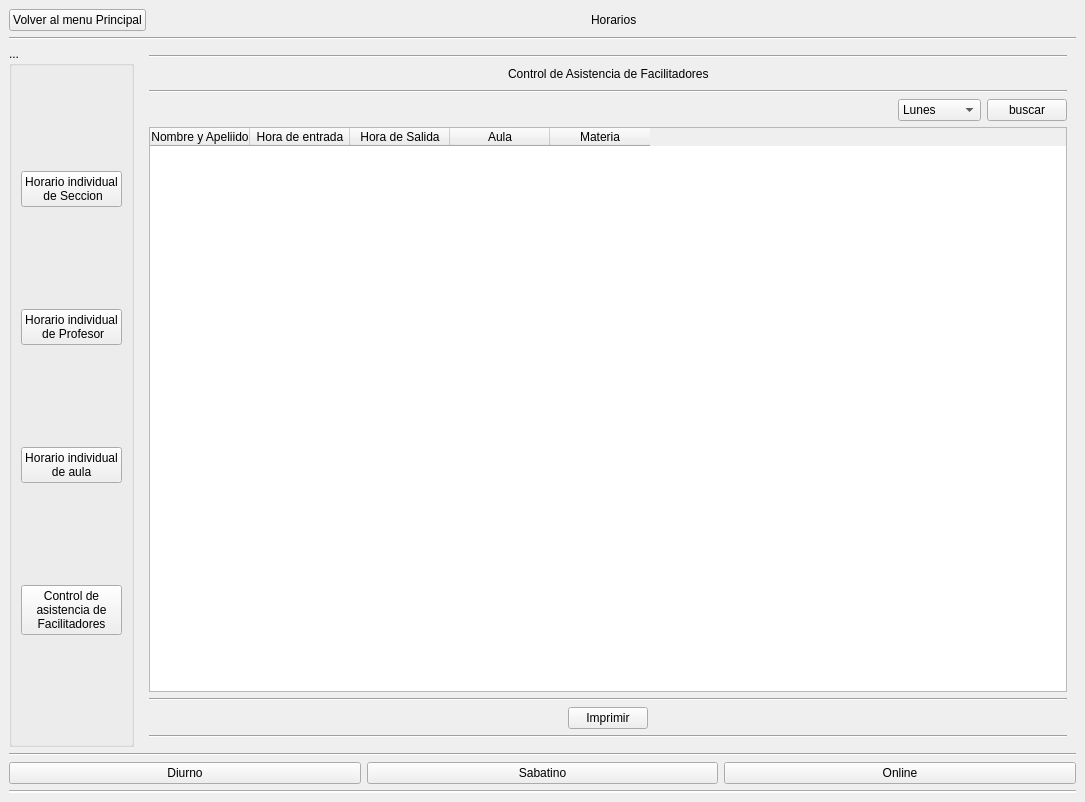
<?xml version="1.0" encoding="UTF-8"?>
<ui version="4.0">
 <class>MainWindow</class>
 <widget class="QMainWindow" name="MainWindow">
  <property name="geometry">
   <rect>
    <x>0</x>
    <y>0</y>
    <width>1085</width>
    <height>802</height>
   </rect>
  </property>
  <property name="windowTitle">
   <string>MainWindow</string>
  </property>
  <widget class="QWidget" name="centralwidget">
   <layout class="QVBoxLayout" name="verticalLayout_2">
    <item>
     <layout class="QHBoxLayout" name="horizontalLayout_2">
      <item>
       <widget class="QPushButton" name="btn_volver_menu">
        <property name="text">
         <string>Volver al menu Principal</string>
        </property>
       </widget>
      </item>
      <item>
       <spacer name="horizontalSpacer">
        <property name="orientation">
         <enum>Qt::Horizontal</enum>
        </property>
        <property name="sizeHint" stdset="0">
         <size>
          <width>40</width>
          <height>20</height>
         </size>
        </property>
       </spacer>
      </item>
      <item>
       <widget class="QLabel" name="label">
        <property name="text">
         <string>Horarios</string>
        </property>
       </widget>
      </item>
      <item>
       <spacer name="horizontalSpacer_2">
        <property name="orientation">
         <enum>Qt::Horizontal</enum>
        </property>
        <property name="sizeHint" stdset="0">
         <size>
          <width>40</width>
          <height>20</height>
         </size>
        </property>
       </spacer>
      </item>
     </layout>
    </item>
    <item>
     <widget class="Line" name="line_2">
      <property name="orientation">
       <enum>Qt::Horizontal</enum>
      </property>
     </widget>
    </item>
    <item>
     <layout class="QHBoxLayout" name="horizontalLayout_3">
      <item>
       <widget class="QGroupBox" name="groupBox">
        <property name="title">
         <string>...</string>
        </property>
        <layout class="QVBoxLayout" name="verticalLayout">
         <item>
          <widget class="QPushButton" name="bt_seccionView">
           <property name="text">
            <string>Horario individual 
 de Seccion</string>
           </property>
          </widget>
         </item>
         <item>
          <widget class="QPushButton" name="bt_stckwdgt_individualProfe">
           <property name="text">
            <string>Horario individual
 de Profesor</string>
           </property>
          </widget>
         </item>
         <item>
          <widget class="QPushButton" name="bt_stckwdgt_individualAula">
           <property name="text">
            <string>Horario individual
de aula</string>
           </property>
          </widget>
         </item>
         <item>
          <widget class="QPushButton" name="bt_stckwdgt_ctrlAfacilit">
           <property name="text">
            <string>Control de 
asistencia de
Facilitadores</string>
           </property>
          </widget>
         </item>
        </layout>
        <zorder>bt_stckwdgt_individualAula</zorder>
        <zorder>bt_stckwdgt_ctrlAfacilit</zorder>
        <zorder>bt_stckwdgt_individualProfe</zorder>
        <zorder>bt_seccionView</zorder>
       </widget>
      </item>
      <item>
       <widget class="QStackedWidget" name="stackedWidget">
        <property name="currentIndex">
         <number>1</number>
        </property>
        <widget class="QWidget" name="page_aula">
         <layout class="QVBoxLayout" name="verticalLayout_5">
          <item>
           <widget class="Line" name="line_26">
            <property name="orientation">
             <enum>Qt::Horizontal</enum>
            </property>
           </widget>
          </item>
          <item>
           <layout class="QHBoxLayout" name="horizontalLayout_14">
            <item>
             <spacer name="horizontalSpacer_17">
              <property name="orientation">
               <enum>Qt::Horizontal</enum>
              </property>
              <property name="sizeHint" stdset="0">
               <size>
                <width>40</width>
                <height>20</height>
               </size>
              </property>
             </spacer>
            </item>
            <item>
             <widget class="QLabel" name="label_8">
              <property name="text">
               <string>Horario individual de Aula</string>
              </property>
             </widget>
            </item>
            <item>
             <spacer name="horizontalSpacer_18">
              <property name="orientation">
               <enum>Qt::Horizontal</enum>
              </property>
              <property name="sizeHint" stdset="0">
               <size>
                <width>40</width>
                <height>20</height>
               </size>
              </property>
             </spacer>
            </item>
           </layout>
          </item>
          <item>
           <layout class="QHBoxLayout" name="horizontalLayout_11">
            <item>
             <spacer name="horizontalSpacer_13">
              <property name="orientation">
               <enum>Qt::Horizontal</enum>
              </property>
              <property name="sizeHint" stdset="0">
               <size>
                <width>40</width>
                <height>20</height>
               </size>
              </property>
             </spacer>
            </item>
            <item>
             <layout class="QHBoxLayout" name="horizontalLayout_12">
              <item>
               <widget class="QLabel" name="label_7">
                <property name="text">
                 <string>Aula</string>
                </property>
                <property name="alignment">
                 <set>Qt::AlignCenter</set>
                </property>
               </widget>
              </item>
              <item>
               <widget class="QLineEdit" name="ln_codigo_aula">
                <property name="dragEnabled">
                 <bool>false</bool>
                </property>
                <property name="readOnly">
                 <bool>true</bool>
                </property>
               </widget>
              </item>
              <item>
               <widget class="QPushButton" name="btn_buscar_codAula">
                <property name="text">
                 <string/>
                </property>
                <property name="icon">
                 <iconset>
                  <normaloff>imagenes/search.png</normaloff>imagenes/search.png</iconset>
                </property>
               </widget>
              </item>
             </layout>
            </item>
            <item>
             <spacer name="horizontalSpacer_14">
              <property name="orientation">
               <enum>Qt::Horizontal</enum>
              </property>
              <property name="sizeHint" stdset="0">
               <size>
                <width>40</width>
                <height>20</height>
               </size>
              </property>
             </spacer>
            </item>
           </layout>
          </item>
          <item>
           <widget class="Line" name="line_12">
            <property name="orientation">
             <enum>Qt::Horizontal</enum>
            </property>
           </widget>
          </item>
          <item>
           <widget class="QTableWidget" name="tableWidget_hor_IndAula">
            <attribute name="horizontalHeaderDefaultSectionSize">
             <number>115</number>
            </attribute>
            <attribute name="verticalHeaderMinimumSectionSize">
             <number>55</number>
            </attribute>
            <attribute name="verticalHeaderDefaultSectionSize">
             <number>59</number>
            </attribute>
            <row>
             <property name="text">
              <string>07:30 A 08:10</string>
             </property>
            </row>
            <row>
             <property name="text">
              <string>08:10 A 08:50</string>
             </property>
            </row>
            <row>
             <property name="text">
              <string>08:50 A 09:30</string>
             </property>
            </row>
            <row>
             <property name="text">
              <string>09:30 A 10:10</string>
             </property>
            </row>
            <row>
             <property name="text">
              <string>10:10 A 10:50</string>
             </property>
            </row>
            <row>
             <property name="text">
              <string>10:50 A 11:30</string>
             </property>
            </row>
            <row>
             <property name="text">
              <string>11:30 A 12:10</string>
             </property>
            </row>
            <row>
             <property name="text">
              <string>12:50 A 01:30</string>
             </property>
            </row>
            <row>
             <property name="text">
              <string>01:30 A 02:10</string>
             </property>
            </row>
            <row>
             <property name="text">
              <string>02:10 A 02:50</string>
             </property>
            </row>
            <row>
             <property name="text">
              <string>02:50 A 03:30</string>
             </property>
            </row>
            <row>
             <property name="text">
              <string>03:30 A  04:10</string>
             </property>
            </row>
            <row>
             <property name="text">
              <string>04:10 A 04:50</string>
             </property>
            </row>
            <row>
             <property name="text">
              <string>04:50 A 05:30</string>
             </property>
            </row>
            <column>
             <property name="text">
              <string>Lunes</string>
             </property>
            </column>
            <column>
             <property name="text">
              <string>Martes</string>
             </property>
            </column>
            <column>
             <property name="text">
              <string>Miercoles</string>
             </property>
            </column>
            <column>
             <property name="text">
              <string>Jueves</string>
             </property>
            </column>
            <column>
             <property name="text">
              <string>Viernes</string>
             </property>
            </column>
            <column>
             <property name="text">
              <string>Sabado</string>
             </property>
            </column>
           </widget>
          </item>
          <item>
           <widget class="Line" name="line_13">
            <property name="orientation">
             <enum>Qt::Horizontal</enum>
            </property>
           </widget>
          </item>
          <item>
           <layout class="QHBoxLayout" name="horizontalLayout_13">
            <item>
             <spacer name="horizontalSpacer_15">
              <property name="orientation">
               <enum>Qt::Horizontal</enum>
              </property>
              <property name="sizeHint" stdset="0">
               <size>
                <width>40</width>
                <height>20</height>
               </size>
              </property>
             </spacer>
            </item>
            <item>
             <widget class="QPushButton" name="btn_print_indAula">
              <property name="text">
               <string>Imprimir</string>
              </property>
             </widget>
            </item>
            <item>
             <spacer name="horizontalSpacer_16">
              <property name="orientation">
               <enum>Qt::Horizontal</enum>
              </property>
              <property name="sizeHint" stdset="0">
               <size>
                <width>40</width>
                <height>20</height>
               </size>
              </property>
             </spacer>
            </item>
           </layout>
          </item>
          <item>
           <widget class="Line" name="line_14">
            <property name="orientation">
             <enum>Qt::Horizontal</enum>
            </property>
           </widget>
          </item>
         </layout>
        </widget>
        <widget class="QWidget" name="page_controldeasistencia">
         <layout class="QVBoxLayout" name="verticalLayout_6">
          <item>
           <widget class="Line" name="line_43">
            <property name="orientation">
             <enum>Qt::Horizontal</enum>
            </property>
           </widget>
          </item>
          <item>
           <layout class="QHBoxLayout" name="horizontalLayout_26">
            <item>
             <spacer name="horizontalSpacer_35">
              <property name="orientation">
               <enum>Qt::Horizontal</enum>
              </property>
              <property name="sizeHint" stdset="0">
               <size>
                <width>40</width>
                <height>20</height>
               </size>
              </property>
             </spacer>
            </item>
            <item>
             <widget class="QLabel" name="label_16">
              <property name="text">
               <string>Control de Asistencia de Facilitadores</string>
              </property>
             </widget>
            </item>
            <item>
             <spacer name="horizontalSpacer_36">
              <property name="orientation">
               <enum>Qt::Horizontal</enum>
              </property>
              <property name="sizeHint" stdset="0">
               <size>
                <width>40</width>
                <height>20</height>
               </size>
              </property>
             </spacer>
            </item>
           </layout>
          </item>
          <item>
           <widget class="Line" name="line_44">
            <property name="orientation">
             <enum>Qt::Horizontal</enum>
            </property>
           </widget>
          </item>
          <item>
           <layout class="QHBoxLayout" name="horizontalLayout_15">
            <item>
             <spacer name="horizontalSpacer_19">
              <property name="orientation">
               <enum>Qt::Horizontal</enum>
              </property>
              <property name="sizeHint" stdset="0">
               <size>
                <width>40</width>
                <height>20</height>
               </size>
              </property>
             </spacer>
            </item>
            <item>
             <widget class="QComboBox" name="comboBox">
              <item>
               <property name="text">
                <string>Lunes</string>
               </property>
              </item>
              <item>
               <property name="text">
                <string>Martes</string>
               </property>
              </item>
              <item>
               <property name="text">
                <string>Miercoles</string>
               </property>
              </item>
              <item>
               <property name="text">
                <string>Jueves</string>
               </property>
              </item>
              <item>
               <property name="text">
                <string>Viernes</string>
               </property>
              </item>
              <item>
               <property name="text">
                <string>Sabado</string>
               </property>
              </item>
             </widget>
            </item>
            <item>
             <widget class="QPushButton" name="btn_print_AsFacil_2">
              <property name="text">
               <string>buscar</string>
              </property>
             </widget>
            </item>
           </layout>
          </item>
          <item>
           <widget class="QTableWidget" name="tableWidget_asistenciadefacilitadores">
            <column>
             <property name="text">
              <string>Nombre y Apeliido</string>
             </property>
            </column>
            <column>
             <property name="text">
              <string>Hora de entrada</string>
             </property>
            </column>
            <column>
             <property name="text">
              <string>Hora de Salida</string>
             </property>
            </column>
            <column>
             <property name="text">
              <string>Aula</string>
             </property>
            </column>
            <column>
             <property name="text">
              <string>Materia</string>
             </property>
            </column>
           </widget>
          </item>
          <item>
           <widget class="Line" name="line_27">
            <property name="orientation">
             <enum>Qt::Horizontal</enum>
            </property>
           </widget>
          </item>
          <item>
           <layout class="QHBoxLayout" name="horizontalLayout_27">
            <item>
             <spacer name="horizontalSpacer_37">
              <property name="orientation">
               <enum>Qt::Horizontal</enum>
              </property>
              <property name="sizeHint" stdset="0">
               <size>
                <width>40</width>
                <height>20</height>
               </size>
              </property>
             </spacer>
            </item>
            <item>
             <widget class="QPushButton" name="btn_print_AsFacil">
              <property name="text">
               <string>Imprimir</string>
              </property>
             </widget>
            </item>
            <item>
             <spacer name="horizontalSpacer_38">
              <property name="orientation">
               <enum>Qt::Horizontal</enum>
              </property>
              <property name="sizeHint" stdset="0">
               <size>
                <width>40</width>
                <height>20</height>
               </size>
              </property>
             </spacer>
            </item>
           </layout>
          </item>
          <item>
           <widget class="Line" name="line_28">
            <property name="orientation">
             <enum>Qt::Horizontal</enum>
            </property>
           </widget>
          </item>
         </layout>
        </widget>
        <widget class="QWidget" name="page_seccion">
         <layout class="QVBoxLayout" name="verticalLayout_3">
          <item>
           <widget class="Line" name="line_5">
            <property name="orientation">
             <enum>Qt::Horizontal</enum>
            </property>
           </widget>
          </item>
          <item>
           <layout class="QHBoxLayout" name="horizontalLayout_4">
            <item>
             <spacer name="horizontalSpacer_3">
              <property name="orientation">
               <enum>Qt::Horizontal</enum>
              </property>
              <property name="sizeHint" stdset="0">
               <size>
                <width>40</width>
                <height>20</height>
               </size>
              </property>
             </spacer>
            </item>
            <item>
             <widget class="QLabel" name="label_2">
              <property name="text">
               <string>Horario individual de Sección </string>
              </property>
             </widget>
            </item>
            <item>
             <spacer name="horizontalSpacer_4">
              <property name="orientation">
               <enum>Qt::Horizontal</enum>
              </property>
              <property name="sizeHint" stdset="0">
               <size>
                <width>40</width>
                <height>20</height>
               </size>
              </property>
             </spacer>
            </item>
           </layout>
          </item>
          <item>
           <layout class="QHBoxLayout" name="horizontalLayout_5">
            <item>
             <widget class="QLabel" name="label_3">
              <property name="text">
               <string>Carrera</string>
              </property>
              <property name="alignment">
               <set>Qt::AlignCenter</set>
              </property>
             </widget>
            </item>
            <item>
             <widget class="QLineEdit" name="ln_carrera">
              <property name="dragEnabled">
               <bool>false</bool>
              </property>
              <property name="readOnly">
               <bool>true</bool>
              </property>
             </widget>
            </item>
            <item>
             <widget class="QPushButton" name="bt_carrera">
              <property name="text">
               <string/>
              </property>
              <property name="icon">
               <iconset>
                <normaloff>imagenes/search.png</normaloff>imagenes/search.png</iconset>
              </property>
             </widget>
            </item>
            <item>
             <widget class="QLabel" name="label_4">
              <property name="text">
               <string>Seccion</string>
              </property>
             </widget>
            </item>
            <item>
             <widget class="QLineEdit" name="ln_sesion">
              <property name="readOnly">
               <bool>true</bool>
              </property>
             </widget>
            </item>
            <item>
             <widget class="QPushButton" name="bt_sesion">
              <property name="text">
               <string/>
              </property>
              <property name="icon">
               <iconset>
                <normaloff>imagenes/search.png</normaloff>imagenes/search.png</iconset>
              </property>
             </widget>
            </item>
           </layout>
          </item>
          <item>
           <widget class="Line" name="line_3">
            <property name="orientation">
             <enum>Qt::Horizontal</enum>
            </property>
           </widget>
          </item>
          <item>
           <widget class="QTableWidget" name="tableWidget_2">
            <property name="selectionMode">
             <enum>QAbstractItemView::ExtendedSelection</enum>
            </property>
            <property name="gridStyle">
             <enum>Qt::SolidLine</enum>
            </property>
            <property name="sortingEnabled">
             <bool>false</bool>
            </property>
            <property name="wordWrap">
             <bool>true</bool>
            </property>
            <property name="cornerButtonEnabled">
             <bool>true</bool>
            </property>
            <property name="rowCount">
             <number>15</number>
            </property>
            <attribute name="horizontalHeaderCascadingSectionResizes">
             <bool>false</bool>
            </attribute>
            <attribute name="horizontalHeaderMinimumSectionSize">
             <number>50</number>
            </attribute>
            <attribute name="horizontalHeaderDefaultSectionSize">
             <number>113</number>
            </attribute>
            <attribute name="horizontalHeaderShowSortIndicator" stdset="0">
             <bool>false</bool>
            </attribute>
            <attribute name="horizontalHeaderStretchLastSection">
             <bool>true</bool>
            </attribute>
            <attribute name="verticalHeaderCascadingSectionResizes">
             <bool>true</bool>
            </attribute>
            <attribute name="verticalHeaderMinimumSectionSize">
             <number>19</number>
            </attribute>
            <attribute name="verticalHeaderDefaultSectionSize">
             <number>59</number>
            </attribute>
            <attribute name="verticalHeaderShowSortIndicator" stdset="0">
             <bool>false</bool>
            </attribute>
            <attribute name="verticalHeaderStretchLastSection">
             <bool>false</bool>
            </attribute>
            <row>
             <property name="text">
              <string>07:30 A 08:10</string>
             </property>
            </row>
            <row>
             <property name="text">
              <string>08:10 A 08:50</string>
             </property>
            </row>
            <row>
             <property name="text">
              <string>08:50 A 09:30</string>
             </property>
            </row>
            <row>
             <property name="text">
              <string>09:30 A 10:10</string>
             </property>
            </row>
            <row>
             <property name="text">
              <string>10:10 A 10:50</string>
             </property>
            </row>
            <row>
             <property name="text">
              <string>10:50 A 11:30</string>
             </property>
            </row>
            <row>
             <property name="text">
              <string>11:30 A 12:10</string>
             </property>
            </row>
            <row>
             <property name="text">
              <string>12:10 A 12:50</string>
             </property>
            </row>
            <row>
             <property name="text">
              <string>12:50 A 01:30</string>
             </property>
            </row>
            <row>
             <property name="text">
              <string>01:30 A 02:10</string>
             </property>
            </row>
            <row>
             <property name="text">
              <string>02:10 A 02:50</string>
             </property>
            </row>
            <row>
             <property name="text">
              <string>02:50 A 03:30</string>
             </property>
            </row>
            <row>
             <property name="text">
              <string>03:30 A 04:10</string>
             </property>
            </row>
            <row>
             <property name="text">
              <string>04:10 A 04:50</string>
             </property>
            </row>
            <row>
             <property name="text">
              <string>04:50 A 05:30</string>
             </property>
            </row>
            <column>
             <property name="text">
              <string>Lunes</string>
             </property>
            </column>
            <column>
             <property name="text">
              <string>Martes</string>
             </property>
            </column>
            <column>
             <property name="text">
              <string>Miercoles</string>
             </property>
            </column>
            <column>
             <property name="text">
              <string>Jueves</string>
             </property>
            </column>
            <column>
             <property name="text">
              <string>Viernes</string>
             </property>
            </column>
            <column>
             <property name="text">
              <string>Sabado</string>
             </property>
            </column>
            <item row="0" column="2">
             <property name="text">
              <string/>
             </property>
            </item>
            <item row="0" column="3">
             <property name="text">
              <string/>
             </property>
            </item>
           </widget>
          </item>
          <item>
           <widget class="Line" name="line_4">
            <property name="orientation">
             <enum>Qt::Horizontal</enum>
            </property>
           </widget>
          </item>
          <item>
           <layout class="QHBoxLayout" name="horizontalLayout_6">
            <item>
             <spacer name="horizontalSpacer_5">
              <property name="orientation">
               <enum>Qt::Horizontal</enum>
              </property>
              <property name="sizeHint" stdset="0">
               <size>
                <width>40</width>
                <height>20</height>
               </size>
              </property>
             </spacer>
            </item>
            <item>
             <widget class="QPushButton" name="btn_print_indSeccion">
              <property name="text">
               <string>Imprimir</string>
              </property>
             </widget>
            </item>
            <item>
             <spacer name="horizontalSpacer_6">
              <property name="orientation">
               <enum>Qt::Horizontal</enum>
              </property>
              <property name="sizeHint" stdset="0">
               <size>
                <width>40</width>
                <height>20</height>
               </size>
              </property>
             </spacer>
            </item>
           </layout>
          </item>
          <item>
           <widget class="Line" name="line_8">
            <property name="orientation">
             <enum>Qt::Horizontal</enum>
            </property>
           </widget>
          </item>
         </layout>
        </widget>
        <widget class="QWidget" name="page_profesor">
         <layout class="QVBoxLayout" name="verticalLayout_4">
          <item>
           <widget class="Line" name="line_6">
            <property name="orientation">
             <enum>Qt::Horizontal</enum>
            </property>
           </widget>
          </item>
          <item>
           <layout class="QHBoxLayout" name="horizontalLayout_10">
            <item>
             <spacer name="horizontalSpacer_11">
              <property name="orientation">
               <enum>Qt::Horizontal</enum>
              </property>
              <property name="sizeHint" stdset="0">
               <size>
                <width>40</width>
                <height>20</height>
               </size>
              </property>
             </spacer>
            </item>
            <item>
             <widget class="QLabel" name="label_6">
              <property name="text">
               <string>Horario individual de Profesor</string>
              </property>
             </widget>
            </item>
            <item>
             <spacer name="horizontalSpacer_12">
              <property name="orientation">
               <enum>Qt::Horizontal</enum>
              </property>
              <property name="sizeHint" stdset="0">
               <size>
                <width>40</width>
                <height>20</height>
               </size>
              </property>
             </spacer>
            </item>
           </layout>
          </item>
          <item>
           <layout class="QHBoxLayout" name="horizontalLayout_8">
            <item>
             <spacer name="horizontalSpacer_7">
              <property name="orientation">
               <enum>Qt::Horizontal</enum>
              </property>
              <property name="sizeHint" stdset="0">
               <size>
                <width>40</width>
                <height>20</height>
               </size>
              </property>
             </spacer>
            </item>
            <item>
             <layout class="QHBoxLayout" name="horizontalLayout_7">
              <item>
               <widget class="QLabel" name="label_5">
                <property name="text">
                 <string>Profesor</string>
                </property>
                <property name="alignment">
                 <set>Qt::AlignCenter</set>
                </property>
               </widget>
              </item>
              <item>
               <widget class="QLineEdit" name="ln_cedula_profesor">
                <property name="dragEnabled">
                 <bool>false</bool>
                </property>
                <property name="readOnly">
                 <bool>true</bool>
                </property>
               </widget>
              </item>
              <item>
               <widget class="QPushButton" name="btn_buscar_cedulaprof">
                <property name="text">
                 <string/>
                </property>
                <property name="icon">
                 <iconset>
                  <normaloff>imagenes/search.png</normaloff>imagenes/search.png</iconset>
                </property>
               </widget>
              </item>
             </layout>
            </item>
            <item>
             <spacer name="horizontalSpacer_8">
              <property name="orientation">
               <enum>Qt::Horizontal</enum>
              </property>
              <property name="sizeHint" stdset="0">
               <size>
                <width>40</width>
                <height>20</height>
               </size>
              </property>
             </spacer>
            </item>
           </layout>
          </item>
          <item>
           <widget class="Line" name="line_9">
            <property name="orientation">
             <enum>Qt::Horizontal</enum>
            </property>
           </widget>
          </item>
          <item>
           <widget class="QTableWidget" name="tableWidget_horIndprof">
            <attribute name="horizontalHeaderMinimumSectionSize">
             <number>50</number>
            </attribute>
            <attribute name="horizontalHeaderDefaultSectionSize">
             <number>116</number>
            </attribute>
            <attribute name="horizontalHeaderShowSortIndicator" stdset="0">
             <bool>false</bool>
            </attribute>
            <attribute name="horizontalHeaderStretchLastSection">
             <bool>false</bool>
            </attribute>
            <attribute name="verticalHeaderCascadingSectionResizes">
             <bool>false</bool>
            </attribute>
            <attribute name="verticalHeaderDefaultSectionSize">
             <number>59</number>
            </attribute>
            <row>
             <property name="text">
              <string>07:30 A 08:10</string>
             </property>
            </row>
            <row>
             <property name="text">
              <string>08:10 A 08:50</string>
             </property>
            </row>
            <row>
             <property name="text">
              <string>08:50 A 09:30</string>
             </property>
            </row>
            <row>
             <property name="text">
              <string>09:30 A 10:10</string>
             </property>
            </row>
            <row>
             <property name="text">
              <string>10:10 A 10:50</string>
             </property>
            </row>
            <row>
             <property name="text">
              <string>10:50 A 11:30</string>
             </property>
            </row>
            <row>
             <property name="text">
              <string>11:30 A 12:10</string>
             </property>
            </row>
            <row>
             <property name="text">
              <string>12:10 A 12:50</string>
             </property>
            </row>
            <row>
             <property name="text">
              <string>12:50 A 01:30</string>
             </property>
            </row>
            <row>
             <property name="text">
              <string>01:30 A 02:10</string>
             </property>
            </row>
            <row>
             <property name="text">
              <string>02:10 A 02:50</string>
             </property>
            </row>
            <row>
             <property name="text">
              <string>02:50 A 03:30</string>
             </property>
            </row>
            <row>
             <property name="text">
              <string>03:30 A 04:10</string>
             </property>
            </row>
            <row>
             <property name="text">
              <string>04:10 A 04:50</string>
             </property>
            </row>
            <row>
             <property name="text">
              <string>04:50 A 05:30</string>
             </property>
            </row>
            <column>
             <property name="text">
              <string>Lunes</string>
             </property>
            </column>
            <column>
             <property name="text">
              <string>Martes</string>
             </property>
            </column>
            <column>
             <property name="text">
              <string>Miercoles</string>
             </property>
            </column>
            <column>
             <property name="text">
              <string>Jueves</string>
             </property>
            </column>
            <column>
             <property name="text">
              <string>Viernes</string>
             </property>
            </column>
            <column>
             <property name="text">
              <string>Sabado</string>
             </property>
            </column>
           </widget>
          </item>
          <item>
           <widget class="Line" name="line_10">
            <property name="orientation">
             <enum>Qt::Horizontal</enum>
            </property>
           </widget>
          </item>
          <item>
           <layout class="QHBoxLayout" name="horizontalLayout_9">
            <item>
             <spacer name="horizontalSpacer_9">
              <property name="orientation">
               <enum>Qt::Horizontal</enum>
              </property>
              <property name="sizeHint" stdset="0">
               <size>
                <width>40</width>
                <height>20</height>
               </size>
              </property>
             </spacer>
            </item>
            <item>
             <widget class="QPushButton" name="btn_print_indProf">
              <property name="text">
               <string>Imprimir</string>
              </property>
             </widget>
            </item>
            <item>
             <spacer name="horizontalSpacer_10">
              <property name="orientation">
               <enum>Qt::Horizontal</enum>
              </property>
              <property name="sizeHint" stdset="0">
               <size>
                <width>40</width>
                <height>20</height>
               </size>
              </property>
             </spacer>
            </item>
           </layout>
          </item>
          <item>
           <widget class="Line" name="line_7">
            <property name="orientation">
             <enum>Qt::Horizontal</enum>
            </property>
           </widget>
          </item>
         </layout>
        </widget>
       </widget>
      </item>
     </layout>
    </item>
    <item>
     <widget class="Line" name="line">
      <property name="orientation">
       <enum>Qt::Horizontal</enum>
      </property>
     </widget>
    </item>
    <item>
     <layout class="QHBoxLayout" name="horizontalLayout">
      <item>
       <widget class="QPushButton" name="btn_horaiosdiurnos">
        <property name="text">
         <string>Diurno</string>
        </property>
       </widget>
      </item>
      <item>
       <widget class="QPushButton" name="btn_horaiossabatinos">
        <property name="text">
         <string>Sabatino</string>
        </property>
       </widget>
      </item>
      <item>
       <widget class="QPushButton" name="btn_horaiosonline">
        <property name="text">
         <string>Online</string>
        </property>
       </widget>
      </item>
     </layout>
    </item>
    <item>
     <widget class="Line" name="line_11">
      <property name="styleSheet">
       <string notr="true">background-color: rgb(255, 255, 255);</string>
      </property>
      <property name="orientation">
       <enum>Qt::Horizontal</enum>
      </property>
     </widget>
    </item>
   </layout>
  </widget>
 </widget>
 <resources/>
 <connections/>
</ui>
